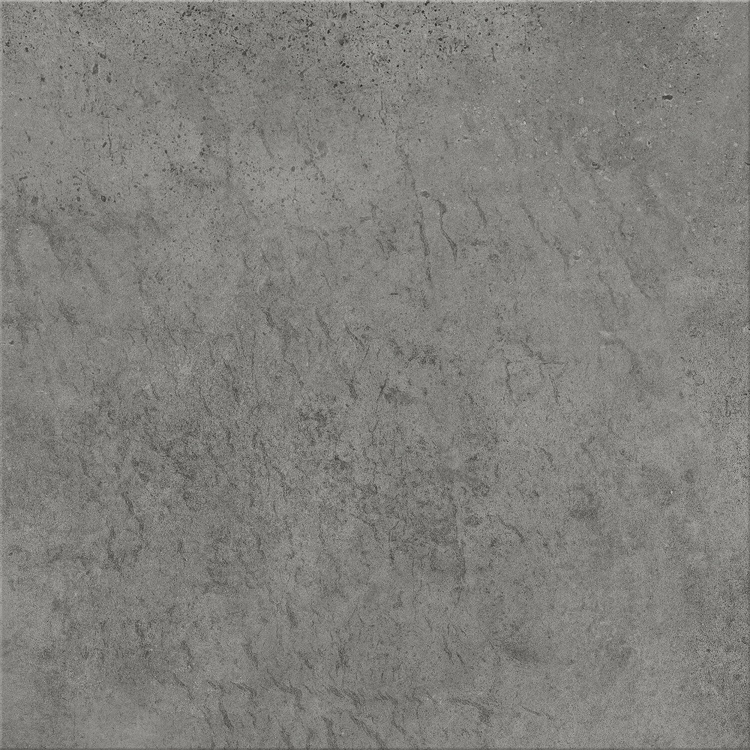
#> input picture gres/gres.jpg, 1500 x 1500 px, found by its file name (shown at 1/2 size)
$ python lab3.py   (older library calls are emulated)
#> lines starting #> are read from the running program, lines starting #| are printed output that depends on the picture
# błąd e= l.błędnych klasygikacji/l.wszystkich wektorów
# dokładność = 1-e  miara działania klasyfikatora
# io.imshow(img_sample_grey)  # wyswietlenie dla debugowania co wyszlo
# io.show()

from skimage import io, img_as_uint  # odczyt zapis plikow, jasnosc
from skimage.color import rgb2gray  # do konwersji do skali szarosci
from skimage.feature import match_template, greycoprops, greycomatrix
import numpy as np  # do operacji na miaerzach
import pandas  # do zapisu do csv
import os  # ustawienie sciezki roboczej dla zapisu csv z pandas
from sklearn.model_selection import train_test_split
from sklearn.svm import SVC
from sklearn.metrics import classification_report, confusion_matrix


# funkcja podzialu dla gresu
def crop_gres(wysokosc1, wysokosc2, szerokosc1, szerokosc2):
#> called with wysokosc1 = 0, wysokosc2 = 128, szerokosc1 = 0, szerokosc2 = 128
    filepath = "D:/new/gres/gres.jpg"  # sciezka odczytu pliku bazowego
    image = io.imread(filepath)  # odczyt do zmiennej
#> image is the input picture: shape (1500, 1500, 3); mean R, G, B 128.6, 127.6, 123.6
    # oryg zdjecie 1500x1500 px
    num = 0
    # podzial dla 1 kolumny
    for i in range(0, 141):
        if wysokosc2 <= 1408:
            croppped = image[wysokosc1:wysokosc2, szerokosc1:szerokosc2]  # wymiary [od_y1:do_y2, od_x1:do_x2]
            # io.imshow(croppped)  # wyswietlenie
            # io.show()
            savepath = "D:/new/gres/gres_crop" + str(num) + ".jpg"  # zapis po sciezce z inkrementacja nazwy pliku
            io.imsave(savepath, croppped)  # zapisz img (sciezka, co_zapisac)
            num += 1
            wysokosc1 = wysokosc2
            wysokosc2 += 128
        else:
            wysokosc1 = 0
            wysokosc2 = 128
            szerokosc1 += 128
            szerokosc2 += 128
#> this loop made 141 passes
#> pass 1, in crop_gres, `croppped = image[wysokosc1:wysokosc2, szerokosc1:szerokosc2]`:
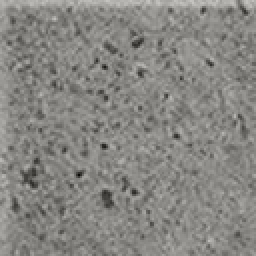
#> croppped: shape (128, 128, 3) (shown 2 times larger); mean R, G, B 135, 134, 130
#> pass 2, in crop_gres, `croppped = image[wysokosc1:wysokosc2, szerokosc1:szerokosc2]`:
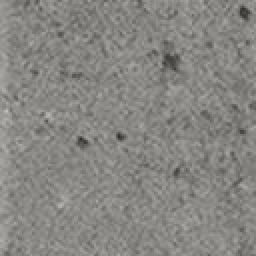
#> croppped: shape (128, 128, 3) (shown 2 times larger); mean R, G, B 134.9, 133.9, 129.9
#> after the loop, num = 130; szerokosc1 = 1408; szerokosc2 = 1536


# funkcja podzialu dla celgy
def crop_cegla(wysokosc1, wysokosc2, szerokosc1, szerokosc2):
    filepath = "D:/new/cegla/cegla.jpg"  # sciezka odczytu pliku bazowego
#> (the run stopped early here; a loop or call above may not have finished)
